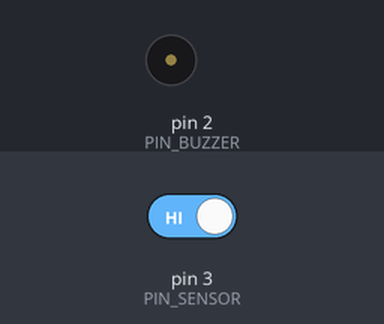
The sketch below on a simulated Arduino Nano, built with avr-gcc and run on an emulated ATmega328P. Parts: buzzer (waves = sounding, pin HIGH). The test bench sets the inputs (shaded band); at power-on: pin 3 (PIN_SENSOR) HIGH.

Above: at 1.2 s.
1.3 s: pin 3 (PIN_SENSOR) driven LOW
At 1.48 s:
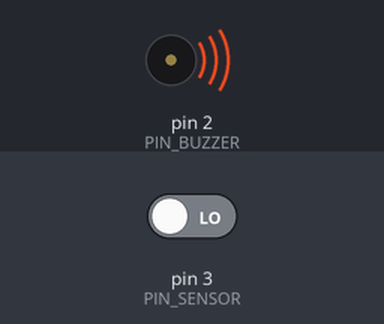
4.3 s: pin 3 (PIN_SENSOR) driven HIGH
At 5.7 s:
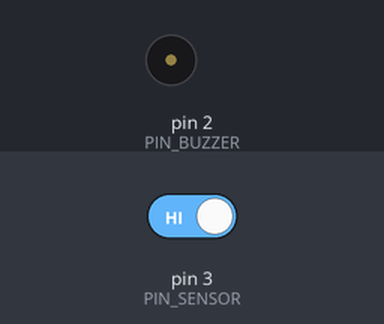
Timing chart, 0 to 7.3 s (numbered marks = the images above; inputs shaded):
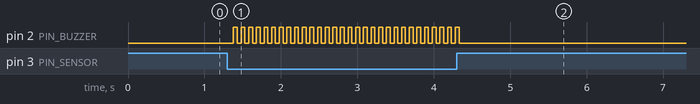

Measured:
- after the input at 1.3 s, pin 2 (PIN_BUZZER): alternates HIGH for 0.05 s and LOW for 0.05 s, starting after 0.08 s
- after the input at 4.3 s, pin 2 (PIN_BUZZER): goes on until 4.3 s, then stays LOW

The sketch:

alarma_ir.ino
```cpp
/*
  alarma_ir.ino – Arduino Nano (ATmega328P + CH340)
  Sensor IR (KY-033) en D3 | Buzzer en D2
  Estados:
   - Cerrado (NEGRO/HIGH): buzzer OFF
   - Abierto (BLANCO/LOW): parpadeo 50/50 ms
   - Tamper (≥5 cambios en ≤300 ms): buzzer ON continuo 15 s
*/

const uint8_t PIN_BUZZER = 2;   // D2
const uint8_t PIN_SENSOR = 3;   // D3

// Parámetros ajustables
const unsigned long OPEN_BLINK_MS    = 50;    // 50/50 ms
const unsigned long TAMPER_WINDOW_MS = 300;   // ventana de conteo
const uint8_t       TAMPER_MIN_EDGES = 5;     // edges para tamper
const unsigned long TAMPER_HOLD_MS   = 15000; // 15 s latch
const unsigned long STABLE_MS        = 80;    // estabilidad

// Estado interno
bool lastRead             = HIGH;  // asumimos cerrada al arrancar
bool stableState          = HIGH;
unsigned long lastChange  = 0;
unsigned long stableSince = 0;

uint8_t       edgeCount   = 0;
unsigned long windowStart = 0;

bool          tamperActive  = false;
unsigned long tamperSince   = 0;

bool          buzzerOn     = false;
unsigned long lastToggle   = 0;

void setup() {
  pinMode(PIN_BUZZER, OUTPUT);
  pinMode(PIN_SENSOR, INPUT);   // KY-033 entrega salida digital firme
  digitalWrite(PIN_BUZZER, LOW);

  unsigned long now = millis();
  lastChange   = now;
  stableSince  = now;
  windowStart  = now;

  // (Opcional) Serial para depurar:
  // Serial.begin(9600);
}

void loop() {
  unsigned long now = millis();

  // 1) Lectura y edges
  bool raw = digitalRead(PIN_SENSOR); // HIGH=NEGRO(cerrado), LOW=BLANCO(abierto)
  if (raw != lastRead) {
    lastRead = raw;
    lastChange = now;
    edgeCount++;
  }

  // 2) Estabilidad
  if (raw != stableState && (now - lastChange >= STABLE_MS)) {
    stableState = raw;
    stableSince = now;
  }

  // 3) Ventana de tamper
  if (now - windowStart >= TAMPER_WINDOW_MS) {
    if (edgeCount >= TAMPER_MIN_EDGES) {
      tamperActive = true;
      tamperSince = now;
    }
    edgeCount = 0;
    windowStart = now;
  }
  if (tamperActive && (now - tamperSince >= TAMPER_HOLD_MS)) {
    tamperActive = false;
  }

  // 4) Salida buzzer
  if (tamperActive) {
    // Alarma fuerte: ON continuo (máximo volumen en buzzer activo)
    digitalWrite(PIN_BUZZER, HIGH);
    buzzerOn = true;
  } else if (stableState == LOW) {
    // Abierto (BLANCO): parpadeo 50/50 ms
    nonBlockingBlink(now, OPEN_BLINK_MS);
  } else {
    buzzerOff();
  }
}

void nonBlockingBlink(unsigned long now, unsigned long intervalMs) {
  if (now - lastToggle >= intervalMs) {
    lastToggle = now;
    buzzerOn = !buzzerOn;
    digitalWrite(PIN_BUZZER, buzzerOn ? HIGH : LOW);
  }
}

void buzzerOff() {
  buzzerOn = false;
  digitalWrite(PIN_BUZZER, LOW);
}
```
